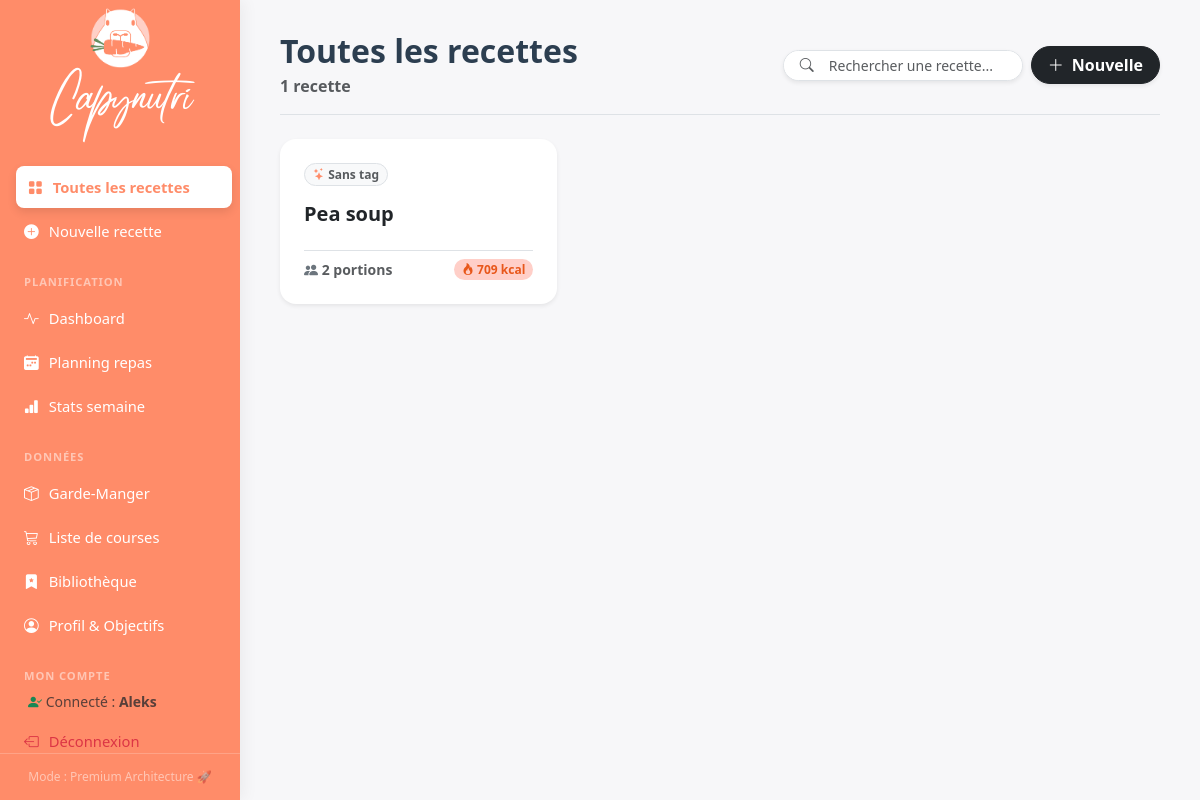
Before: / (signed in) with the older database file.
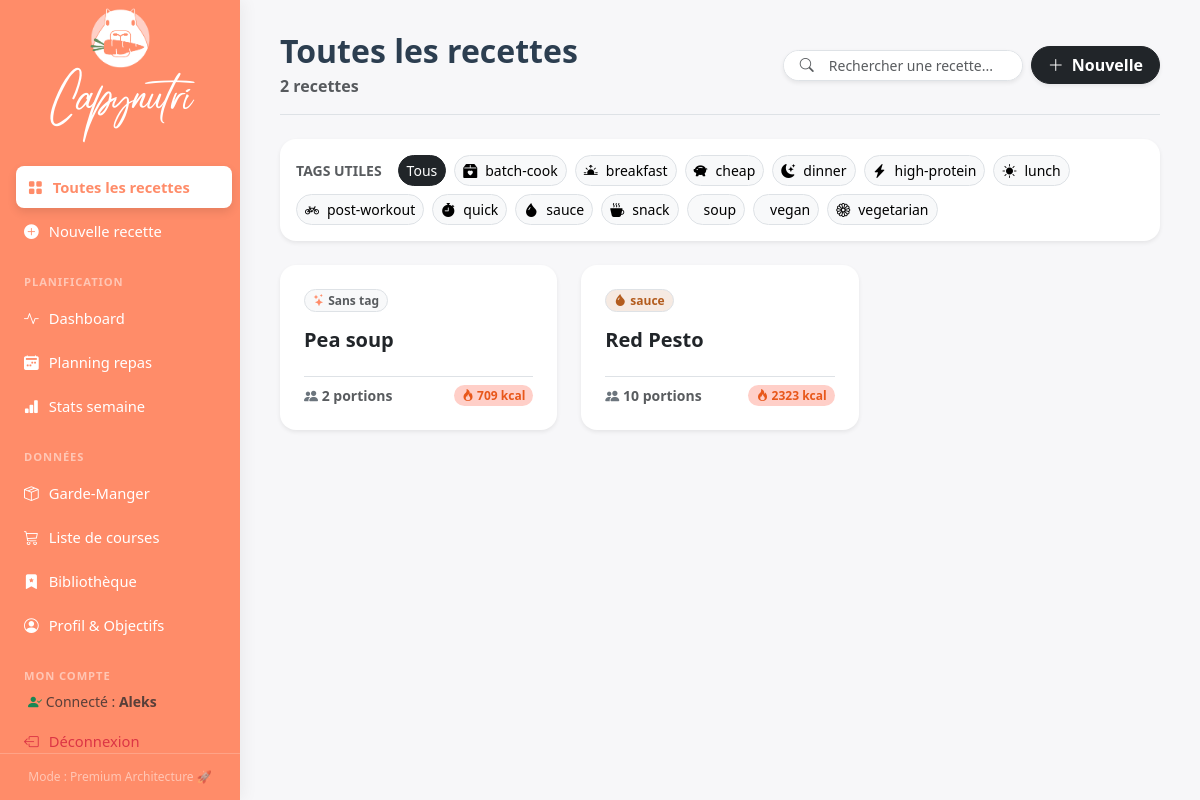
After: the same page with the newer database file.
### tables this page shows
CREATE TABLE users (
                id INTEGER PRIMARY KEY AUTOINCREMENT,
                username TEXT UNIQUE NOT NULL,
                password_hash TEXT NOT NULL,
                created_at TIMESTAMP DEFAULT CURRENT_TIMESTAMP
            );

CREATE TABLE recipes (
                id           INTEGER PRIMARY KEY AUTOINCREMENT,
                name         TEXT NOT NULL,
                category_id  INTEGER REFERENCES categories(id) ON DELETE SET NULL,
                servings     REAL NOT NULL DEFAULT 1,
                instructions TEXT,
                created_at   TIMESTAMP DEFAULT CURRENT_TIMESTAMP
            );

CREATE TABLE tags (
                id    INTEGER PRIMARY KEY AUTOINCREMENT,
                name  TEXT NOT NULL UNIQUE,
                color TEXT DEFAULT '#888888',
                icon  TEXT DEFAULT 'bi-tag'
            );

### routes/recipes.py (the view)
@recipes_bp.route("/")
@login_required
def index():
    search = request.args.get("search", "")
    active_tag = request.args.get("tag", "")
    recipes = crud.list_recipes(
        search=search or None,
        tag=active_tag or None,
    )
    return render_template(
        "index.html",
        recipes=recipes,
        search=search,
        all_tags=crud.list_tags(),
        active_tag=active_tag,
    )

### app.py (called while the page is built)
@login_manager.user_loader
def load_user(user_id):
    return crud.get_user_by_id(int(user_id))

@app.before_request
def require_login():
    if request.endpoint in PUBLIC_ENDPOINTS or current_user.is_authenticated:
        return None
    if request.endpoint:
        return redirect(url_for('auth.login'))
    return None

### crud.py (called while the page is built)
def get_user_by_id(user_id: int) -> Optional[User]:
    with get_connection() as conn:
        row = conn.execute("SELECT * FROM users WHERE id = ?", (user_id,)).fetchone()
        return User(id=row["id"], username=row["username"], password_hash=row["password_hash"]) if row else None

def list_tags() -> list[dict]:
    with get_connection() as conn:
        return [dict(row) for row in conn.execute("SELECT id, name, color, icon FROM tags ORDER BY name")]

### db.py (called while the page is built)
def get_connection() -> sqlite3.Connection:
    conn = sqlite3.connect(DB_PATH)
    conn.row_factory = sqlite3.Row
    conn.execute("PRAGMA foreign_keys = ON")
    return conn

### templates/index.html (shortened to what this page needs)
{% extends "base.html" %}
{% block content %}
<div class="d-flex flex-column flex-md-row justify-content-between align-items-md-center mb-4 pb-3 border-bottom gap-3 recipe-list-header">
  <div>
    <h2 class="mb-1 fw-bold" style="color: #2c3e50;">
      {% if active_tag %}Recettes : {{ active_tag }}
      {% elif search %}Resultats pour "{{ search }}"
      {% else %}Toutes les recettes{% endif %}
    </h2>
    <span class="text-muted fw-bold">{{ recipes|length }} recette{{ 's' if recipes|length != 1 }}</span>
  </div>
    <div class="d-flex flex-wrap gap-2 align-items-center">
    <form method="get" action="{{ url_for('recipes.index') }}" class="d-flex gap-2 align-items-center m-0">
      <div class="input-group input-group-sm shadow-sm rounded-pill overflow-hidden border bg-white" style="width: 240px;">
        <span class="input-group-text bg-white border-0 text-muted ps-3"><i class="bi bi-search"></i></span>
        <input class="form-control border-0 bg-white shadow-none" name="search" placeholder="Rechercher une recette..." value="{{ search }}">
      </div>
    </form>
    <a href="{{ url_for('recipes.new_recipe') }}" class="btn btn-dark rounded-pill shadow-sm fw-bold px-3 d-flex align-items-center gap-2">
      <i class="bi bi-plus-lg"></i> <span class="d-none d-sm-inline">Nouvelle</span>
    </a>
  </div>
</div>
{% if all_tags %}
<div class="card border-0 shadow-sm rounded-4 mb-4 bg-white">
  <div class="card-body p-3">
    <div class="d-flex flex-wrap align-items-center gap-2 recipe-tag-strip">
      <span class="small fw-bold text-muted text-uppercase me-2">Tags utiles</span>
      <a href="{{ url_for('recipes.index', search=search) }}" class="btn btn-sm rounded-pill {{ 'btn-dark' if not active_tag else 'btn-light border' }}">
        Tous
      </a>
      {% for tag in all_tags %}
      <a href="{{ url_for('recipes.index', tag=tag.name, search=search) }}"
         class="btn btn-sm rounded-pill d-inline-flex align-items-center gap-2 {{ 'text-white' if active_tag == tag.name else 'btn-light border' }}"
         style="{{ 'background-color: ' ~ (tag.color or '#6c757d') ~ '; border-color: ' ~ (tag.color or '#6c757d') ~ ';' if active_tag == tag.name else '' }}">
        <i class="bi {{ tag.icon or 'bi-tag-fill' }}"></i> {{ tag.name }}
      </a>
      {% endfor %}
    </div>
  </div>
</div>
{% endif %}
{% if recipes %}
<div class="row g-4 mb-5">
  {% for r in recipes %}
  <div class="col-md-6 col-lg-4">
    <a href="{{ url_for('recipes.view_recipe', recipe_id=r.id) }}" class="text-decoration-none">
      <div class="card h-100 border-0 shadow-sm rounded-4 recipe-card bg-white">
        <div class="card-body p-4 d-flex flex-column">
          <div class="mb-3 d-flex flex-wrap gap-2">
            {% if r.tags %}
              {% for tag_name in r.tags[:3] %}
                {% set tag_meta = (all_tags | selectattr('name', 'equalto', tag_name) | list | first) %}
                <span class="badge border px-2 py-1 rounded-pill fw-bold d-inline-flex align-items-center gap-1"
                      style="background-color: {{ (tag_meta.color if tag_meta else '#f8f9fa') ~ '20' if tag_meta else '#f8f9fa' }}; color: {{ tag_meta.color if tag_meta else '#495057' }};">
                  <i class="bi {{ tag_meta.icon if tag_meta and tag_meta.icon else 'bi-tag-fill' }}"></i> {{ tag_name }}
                </span>
              {% endfor %}
            {% else %}
              <span class="badge border text-muted px-2 py-1 rounded-pill fw-bold" style="background-color: #f8f9fa;">
                <i class="bi bi-stars" style="color: var(--accent);"></i> Sans tag
              </span>
            {% endif %}
          </div>
          <h5 class="card-title fw-bold text-dark mb-4">{{ r.name }}</h5>
          <div class="d-flex justify-content-between align-items-end mt-auto pt-2 border-top">
            <span class="text-muted small fw-bold">
              <i class="bi bi-people-fill text-secondary"></i>
              {{ r.servings|int if r.servings == r.servings|int else r.servings }} portion{{ 's' if r.servings != 1 }}
            </span>
            {% if r.total_kcal %}
            <span class="badge rounded-pill px-2 py-1 fw-bold" style="background-color: var(--accent-soft); color: var(--accent-dark);">
              <i class="bi bi-fire"></i> {{ r.total_kcal|int }} kcal
            </span>
            {% endif %}
          </div>
        </div>
      </div>
    </a>
  </div>
  {% endfor %}
</div>
{% endif %}
{% endblock %}

### templates/base.html (shortened to what this page needs)
<!DOCTYPE html>
<html lang="fr">
<head>
  <link href="https://cdn.jsdelivr.net/npm/bootstrap@5.3.3/dist/css/bootstrap.min.css" rel="stylesheet">
  <link href="https://cdn.jsdelivr.net/npm/bootstrap-icons@1.11.3/font/bootstrap-icons.css" rel="stylesheet">
  <link rel="stylesheet" href="{{ url_for('static', filename='css/dashboard.css') }}">
</head>
<body>
{% macro nav_link(endpoint, icon, text) %}
  <a href="{{ url_for(endpoint) }}" class="{{ 'active' if request.endpoint == endpoint else '' }}">
    <i class="bi {{ icon }}"></i> {{ text }}
  </a>
{% endmacro %}
<aside id="sidebar">
  <div class="brand d-flex flex-column align-items-center mb-4 mt-2">
    <img src="{{ url_for('static', filename='logo.png') }}" alt="Logo Capynutri" style="height: 60px; border-radius: 12px; margin-bottom: 10px;">
    <div style="font-family: 'Radicalis', cursive; color: #ffffff; font-size: 2.2rem; margin-top: -5px;">
      Capynutri
    </div>
  </div>
  <nav>
    <a href="{{ url_for('recipes.index') }}" class="{{ 'active' if request.endpoint == 'recipes.index' and not request.args.get('tag') else '' }}">
      <i class="bi bi-grid-fill"></i> Toutes les recettes
    </a>
    {{ nav_link('recipes.new_recipe', 'bi-plus-circle-fill', 'Nouvelle recette') }}
    <div class="nav-section">Planification</div>
    {{ nav_link('tracking.dashboard', 'bi-activity', 'Dashboard') }}
    {{ nav_link('planning.week_view', 'bi-calendar2-week-fill', 'Planning repas') }}
    {{ nav_link('tracking.week_stats', 'bi-bar-chart-fill', 'Stats semaine') }}
    <div class="nav-section">Données</div>
    {{ nav_link('planning.pantry', 'bi-box-seam', 'Garde-Manger') }}
    {{ nav_link('planning.shopping_list', 'bi-cart3', 'Liste de courses') }}
    <a href="{{ url_for('library.library') }}" class="{{ 'active' if request.endpoint in ['library.library', 'library.library_edit', 'library.library_tags'] else '' }}">
      <i class="bi bi-bookmark-star-fill"></i> Bibliothèque
    </a>
    {{ nav_link('tracking.profile', 'bi-person-circle', 'Profil & Objectifs') }}
    <div class="nav-section">Mon Compte</div>
    {% if current_user.is_authenticated %}
      <div class="px-3 mb-2 small text-muted">
        <i class="bi bi-person-check-fill text-success"></i> Connecté : <strong>{{ current_user.username }}</strong>
      </div>
      <a href="{{ url_for('auth.logout') }}" class="text-danger">
        <i class="bi bi-box-arrow-left"></i> Déconnexion
      </a>
    {% else %}
      {{ nav_link('auth.login', 'bi-box-arrow-in-right', 'Se connecter') }}
    {% endif %}
  </nav>
  <div class="sidebar-footer">Mode : Premium Architecture 🚀</div>
</aside>
<main id="main">
  {% block content %}{% endblock %}
</main>
</body>
</html>

### static/css/dashboard.css (style rules this page uses)
:root { --sidebar-width: 240px; --accent: #FF8C69; --accent-dark: #e8571a; --accent-green: #638F5A; --accent-soft: #FFCFC8; --sidebar-bg: #FF8C69; --sidebar-text: #ffffff; --sidebar-active: #ffffff; }
body { background: #f7f7f9; font-family: 'Segoe UI', system-ui, sans-serif; }
#sidebar { position: fixed; top: 0; left: 0; height: 100vh; width: var(--sidebar-width); background: var(--sidebar-bg); display: flex; flex-direction: column; z-index: 100; transition: transform .25s ease; box-shadow: 4px 0 15px rgba(0,0,0,0.05); }
#sidebar nav { padding: 16px 12px; flex: 1; overflow-y: auto; }
#sidebar nav a { display: flex; align-items: center; gap: 10px; padding: 10px 12px; border-radius: 8px; color: var(--sidebar-text); text-decoration: none; font-size: .92rem; margin-bottom: 2px; transition: background .15s, color .15s, transform .15s; }
#sidebar nav a.active { background: var(--sidebar-active); color: var(--accent); font-weight: 600; box-shadow: 0 4px 10px rgba(0,0,0,0.1); transform: translateX(4px); }
#sidebar nav .nav-section { font-size: .7rem; font-weight: 700; letter-spacing: .08em; text-transform: uppercase; color: rgba(255,255,255,.5); padding: 20px 12px 6px; }
#sidebar .sidebar-footer { padding: 14px 20px; font-size: .75rem; color: rgba(255,255,255,.5); border-top: 1px solid rgba(255,255,255,.2); text-align: center; }
#main { margin-left: var(--sidebar-width); min-height: 100vh; padding: 32px 40px; }
.recipe-card, .plan-card { transition: transform 0.2s ease, box-shadow 0.2s ease; }
.form-control, .form-select { border-radius: 8px; }

Changed rows visible on the page:
added tags: name "batch-cook", shown under "Toutes les recettes"
added tags: name "breakfast", shown under "Toutes les recettes"
added tags: name "cheap", shown under "Toutes les recettes"
added tags: name "dinner", shown under "Toutes les recettes"
added tags: name "high-protein", shown under "Toutes les recettes"
added tags: name "lunch", shown under "Toutes les recettes"
added tags: name "post-workout", shown under "Toutes les recettes"
added tags: name "quick", shown under "Toutes les recettes"
added tags: name "sauce"
added tags: name "snack", shown under "Toutes les recettes"
added tags: name "soup", shown under "Toutes les recettes"
added tags: name "vegan", shown under "Toutes les recettes"
added tags: name "vegetarian", shown under "Toutes les recettes"
added recipes: name "Red Pesto", servings "10", servings "s", total_kcal "2323"
Other visible differences:
{{ recipes|length }}: "1" → "2"
{{ 's' if recipes|length != 1 }}: (not shown) → "s"
text now shown: "TAGS UTILES Tous"
